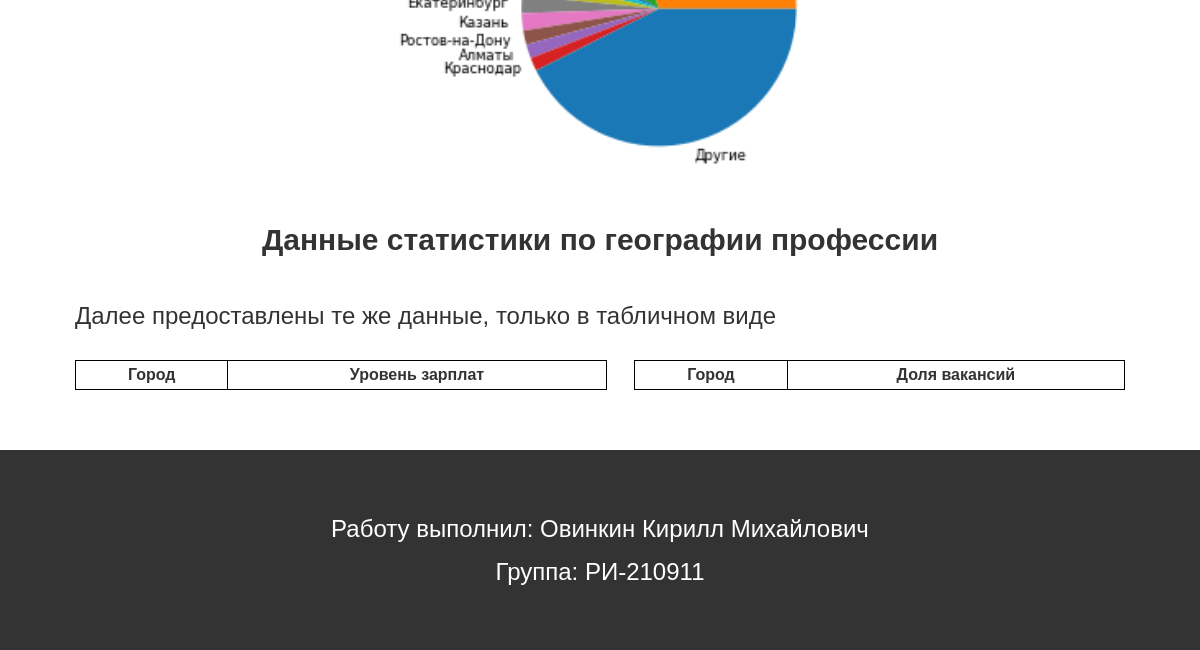
Page /geography.html (lower part) on the earlier database version.
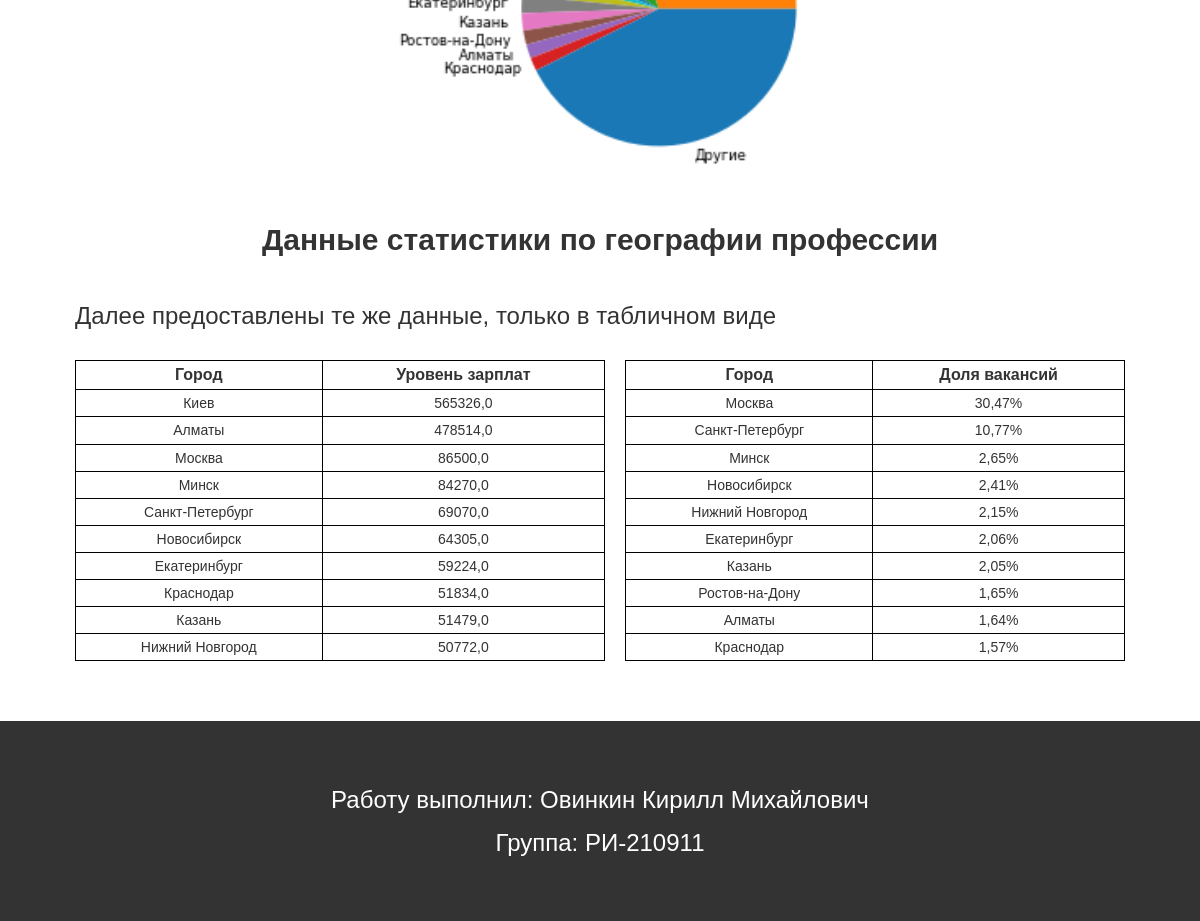
Same page on the later database version.
### frontend_project/models.py (models this page shows)
class StatByArea(models.Model):
    area_name_sal = models.CharField("Город", max_length=40)
    salary = models.FloatField("Уровень зарплат")
    area_name_vac = models.CharField("Город", max_length=40)
    count = models.FloatField("Доля вакансий")
    class Meta:
        verbose_name = "Статистика по городам"
        verbose_name_plural = "Статистик по городам"

### frontend_project/views.py (the view)
# urls.py: path('geography.html', show_geography_page, name="geography"),
def show_geography_page(request):
    data = {"stat_by_area": StatByArea.objects.all()}
    return render(request, "geography.html", data)

### templates/geography.html (shortened to what this page needs)
<!doctype html>
<html lang="ru">
<head>
  <link rel="stylesheet" href="../static/css/information.css">
  <link rel="stylesheet" href="../static/css/normalize.css">
</head>
<body>
    {% load static %}
<section class="info">
  <div class="container info__container">
    <img src="../static/geography.png" alt="Графики" class="info__graphics">
    <h2 class="info__header">Данные статистики по географии профессии</h2>
    <p class="info_text">Далее предоставлены те же данные, только в табличном виде</p>
    <table>
      <tr>
        <th>Город</th>
        <th>Уровень зарплат</th>
        <th class="noBorder"></th>
        <th>Город</th>
        <th>Доля вакансий</th>
      </tr>
      {% for object in stat_by_area %}
        <tr>
          <td>{{ object.area_name_sal }}</td>
          <td>{{ object.salary }}</td>
          <td class="noBorder"></td>
          <td>{{ object.area_name_vac }}</td>
          <td>{{ object.count }}%</td>
        </tr>
      {% endfor %}
    </table>
  </div>
</section>
<footer class="footer">
  <p class="footer__text">Работу выполнил: Овинкин Кирилл Михайлович</p>
  <p class="footer__text">Группа: РИ-210911</p>
</footer>
</body>
</html>

### static/css/information.css (style rules this page uses)
html { -webkit-box-sizing: border-box; box-sizing: border-box; overflow-x: hidden; }
*, *::before, *::after { -webkit-box-sizing: inherit; box-sizing: inherit; }
p, h1, h2, h3, h4 { margin: 0; padding: 0; }
img { width: 100%; -o-object-fit: cover; object-fit: cover; }
body { font-family: "Montserrat", sans-serif; font-weight: 400; background-color: white; }
.container { max-width: 1440px; padding: 0 75px; margin: 0 auto; }
.footer { height: 200px; background-color: #333; display: flex; flex-direction: column; justify-content: center; align-items: center; }
.footer__text { text-align: center; color: white; font-weight: 400; font-size: 24px; }
.footer__text:not(:last-child) { margin-bottom: 15px; }
.info__header { text-align: center; font-weight: 700; font-size: 30px; color: #333; margin-bottom: 45px; }
.info_text { font-weight: 400; font-size: 24px; color: #333; margin-bottom: 30px; }
.info__graphics { margin-bottom: 30px; }
table { border-collapse: collapse; width: 100%; margin-bottom: 60px; }
th { border: 1px solid black; padding: 5px; text-align: center; font-size: 16px; color: #333; }
td { border: 1px solid black; padding: 5px; text-align: center; font-size: 14px; color: #333; }
.noBorder { border: none; }

Differences in the rows shown:
added StatByArea: area_name_sal "Киев", salary "565326,0", area_name_vac "Москва", count "30,47"
added StatByArea: area_name_sal "Алматы", salary "478514,0", area_name_vac "Санкт-Петербург", count "10,77"
added StatByArea: area_name_sal "Москва", salary "86500,0", area_name_vac "Минск", count "2,65"
added StatByArea: area_name_sal "Минск", salary "84270,0", area_name_vac "Новосибирск", count "2,41"
added StatByArea: area_name_sal "Санкт-Петербург", salary "69070,0", area_name_vac "Нижний Новгород", count "2,15"
added StatByArea: area_name_sal "Новосибирск", salary "64305,0", area_name_vac "Екатеринбург", count "2,06"
added StatByArea: area_name_sal "Екатеринбург", salary "59224,0", area_name_vac "Казань", count "2,05"
added StatByArea: area_name_sal "Краснодар", salary "51834,0", area_name_vac "Ростов-на-Дону", count "1,65"
added StatByArea: area_name_sal "Казань", salary "51479,0", area_name_vac "Алматы", count "1,64"
added StatByArea: area_name_sal "Нижний Новгород", salary "50772,0", area_name_vac "Краснодар", count "1,57"
